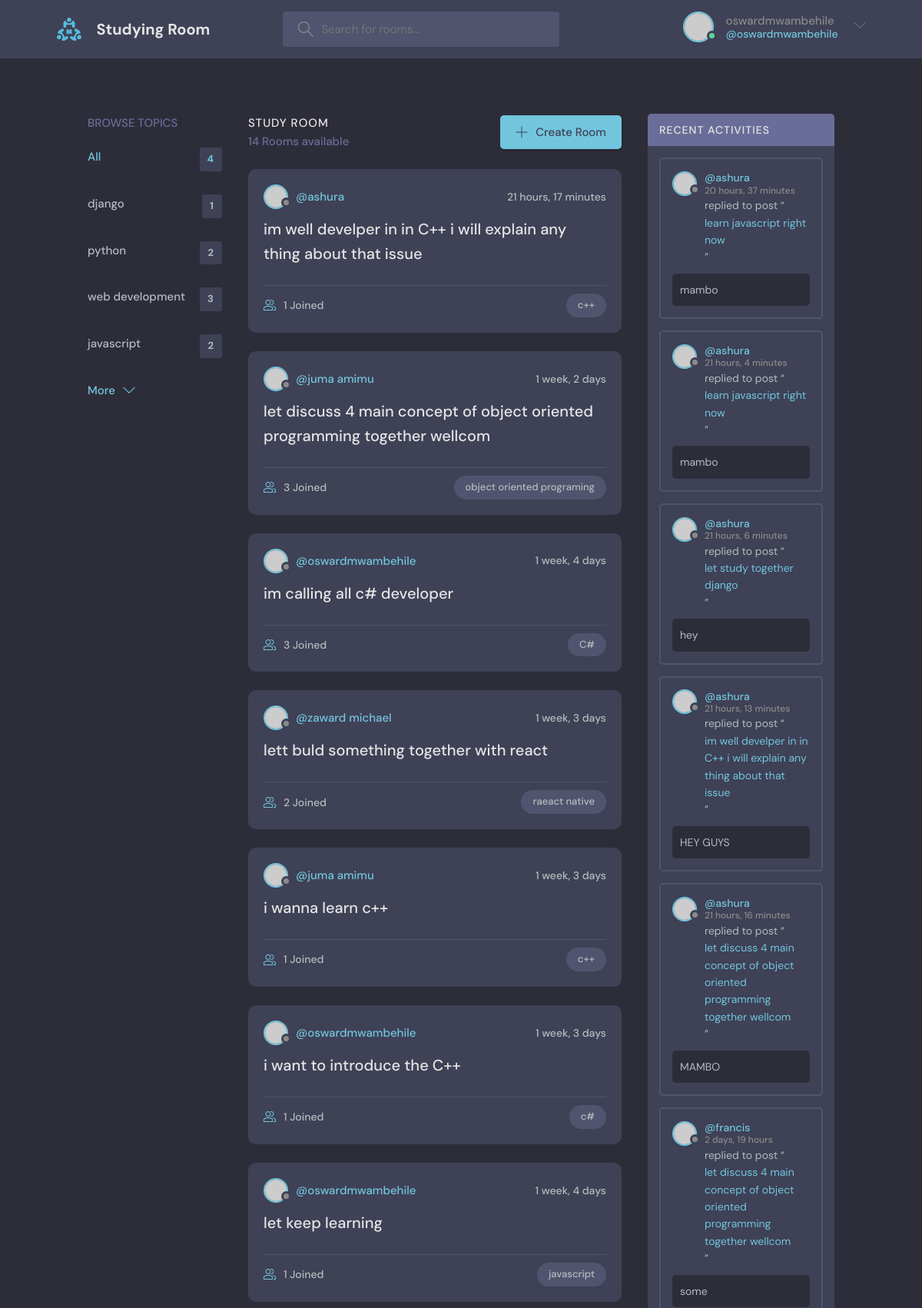
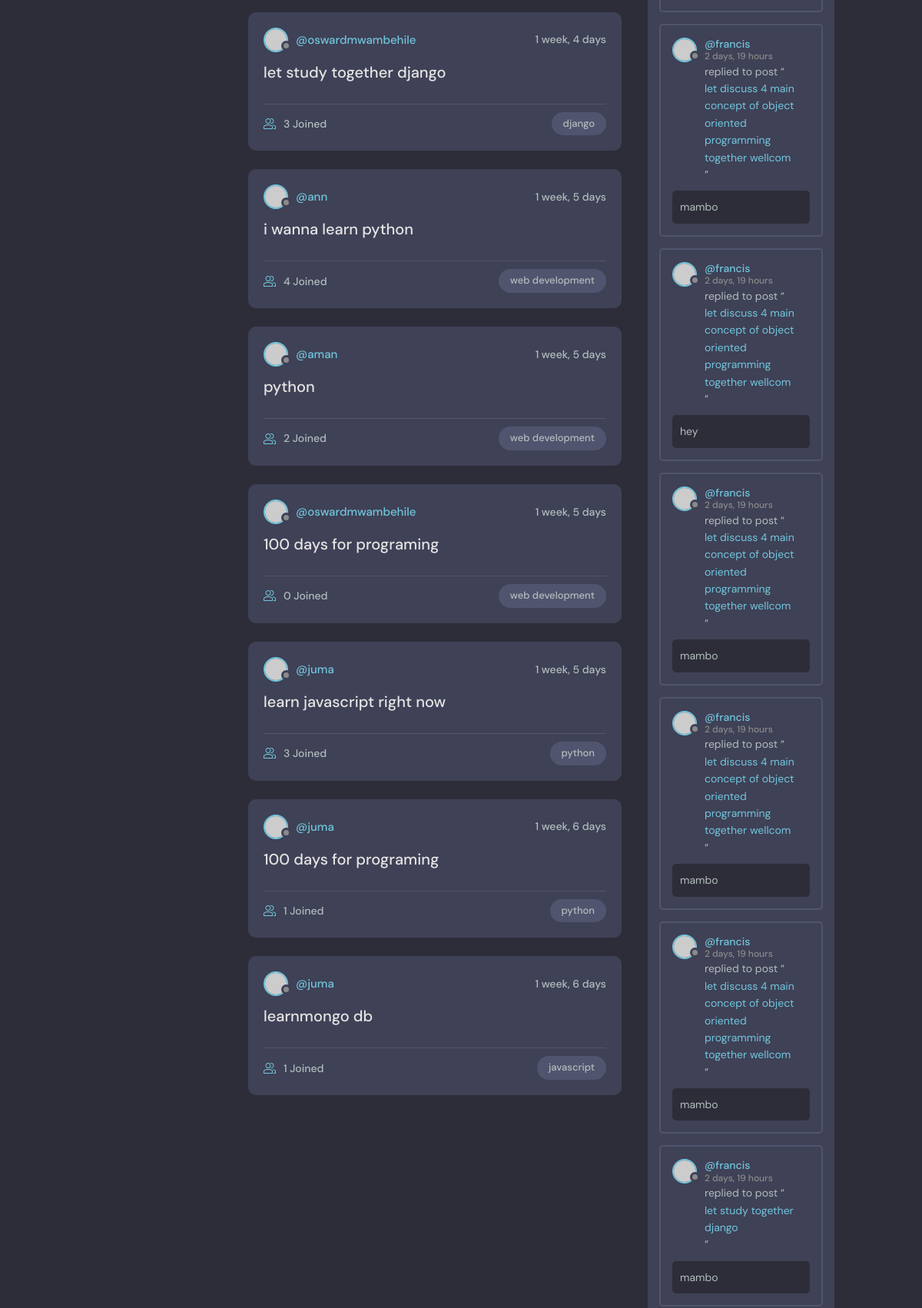
Page /home (signed in, upper part) on the committed database (2 pictures, top to bottom).
### studies/models.py (models this page shows, shortened)
class Topic(models.Model):
    name=models.CharField(max_length=200)

class Room(models.Model):
    host=models.ForeignKey(User, models.SET_NULL, null=True)
    topic=models.ForeignKey(Topic, on_delete=models.SET_NULL, null=True)
    name=models.CharField(max_length=200)
    description=models.TextField(null=True, blank=True)
    participants=models.ManyToManyField(User, related_name='participants',blank=True)
    updated=models.DateTimeField(auto_now=True)
    created_at= models.DateTimeField(auto_now_add=True)
    class Meta:
         ordering=['-updated','-created_at']
    def __str__(self):
        return self.name

class Message(models.Model):
    user=models.ForeignKey(User,on_delete=models.CASCADE)
    room=models.ForeignKey(Room, on_delete=models.CASCADE)
    body=models.TextField()
    updated=models.DateTimeField(auto_now=True)
    created_at=models.DateTimeField(auto_now_add=True)

### studies/views.py (the view)
# urls.py: path('home',views.home,name='home'),
def home(request):
    if request.user.is_authenticated:
         q=request.GET.get('q') if request.GET.get('q')!=None else ''
         rooms= Room.objects.filter(Q(topic__name__icontains=q)|
                               Q(name__icontains=q)|
                               Q(description__icontains=q)
                               )
         topics=Topic.objects.all()[0:4]
         room_count=rooms.count()
         room_message=Message.objects.filter(Q(room__name__icontains=q))
         return render(request,'home.html',{'rooms':rooms,'topics':topics,'room_count':room_count,'room_message':room_message})
    else:
        return redirect('login')

### templates/home.html (shortened to what this page needs)
{%extends 'base.html'%}
     {%block content%}
    <main class="layout layout--3">
      <div class="container">
        {% include 'topic_comp.html'%}
        <div class="roomList">
          <div class="roomList__header">
            <div>
              <h2>Study Room</h2>
              <p>{{room_count}}  Rooms available</p>
            </div>
            <a class="btn btn--main" href="{%url 'room_add'%}">
              <svg version="1.1" xmlns="http://www.w3.org/2000/svg" width="32" height="32" viewBox="0 0 32 32">
                <title>add</title>
                <path
                  d="M16.943 0.943h-1.885v14.115h-14.115v1.885h14.115v14.115h1.885v-14.115h14.115v-1.885h-14.115v-14.115z"
                ></path>
              </svg>
              Create Room
            </a>
          </div>
          {%include 'feed.html' %}
        </div>
         {%include 'activity_comp.html'%}
      </div>
    </main>
   {%endblock%}

### templates/nav.html (shortened to what this page needs)
{%load static%}
<header class="header header--loggedIn">
    <div class="container">
      <a href="{%url 'home'%}" class="header__logo">
        <img src="{% static 'images/logo.svg'%}" />
        <h1>Studying Room</h1>
      </a>
      <form class="header__search" method="get" action="{% url 'home'%}">
        <label>
          <input name="q" placeholder="Search for rooms..." />
        </label>
      </form>
      <nav class="header__menu">
        {%if user.is_authenticated%}
        <div class="header__user">
          <a href="{% url 'update-user'%}">
            <div class="avatar avatar--medium active">
              <img src="https://randomuser.me/api/portraits/men/37.jpg" />
            </div>
            <p>{{user.username}} <span>@{{user.username}}</span></p>
          </a>
          <button class="dropdown-button">
            <svg version="1.1" xmlns="http://www.w3.org/2000/svg" width="32" height="32" viewBox="0 0 32 32">
              <title>chevron-down</title>
              <path d="M16 21l-13-13h-3l16 16 16-16h-3l-13 13z"></path>
            </svg>
          </button>
        </div>
        {%else%}
          <a href="{%url 'login' %}">
          <img src="{%static 'images/avatar.svg'%}" />
          <p>Login</p>
        </a>
        {%endif%}
      </nav>
    </div>
  </header>

### templates/topic_comp.html
<div class="topics">
  <div class="topics__header">
    <h2>Browse Topics</h2>
  </div>
  <ul class="topics__list">
    <li>
      <a href="{%url 'home' %}" class="active">All <span>{{topics.count}}</span></a>
    </li>
    {%for topic in topics%}
    <li>
      <a href="{%url 'home' %}?q={{topic.name}}">{{topic.name}} <span>{{topic.room_set.all.count}}</span></a>
    </li>
    {%endfor%}
  </ul>
  <a class="btn btn--link" href="{%url 'topics'%}">
    More
    <svg version="1.1" xmlns="http://www.w3.org/2000/svg" width="32" height="32" viewBox="0 0 32 32">
      <title>chevron-down</title>
      <path d="M16 21l-13-13h-3l16 16 16-16h-3l-13 13z"></path>
    </svg>
  </a>
</div>

### templates/feed.html (shortened to what this page needs)
{% for room in rooms %}
<div class="roomListRoom">
    <div class="roomListRoom__header">
      <a href="{%url 'profile' room.host.id%}" class="roomListRoom__author">
        <div class="avatar avatar--small">
          <img src="https://randomuser.me/api/portraits/women/11.jpg" />
        </div>
        <span>@{{ room.host }}</span>
      </a>
      <div class="roomListRoom__actions">
        <span>{{room.created_at|timesince}}</span>
      </div>
    </div>
    <div class="roomListRoom__content">
      <a href="{%url 'room' room.id%}">{{room.name}}</a>
    </div>
    <div class="roomListRoom__meta">
      <a href="{%url 'room' room.id%}" class="roomListRoom__joined">
       {{room.participants.all.count}} Joined
      </a>
      <p class="roomListRoom__topic">{{room.topic.name}}</p>
    </div>
  </div>
  {% endfor %}

### templates/activity_comp.html (shortened to what this page needs)
<div class="activities">
    <div class="activities__header">
      <h2>Recent Activities</h2>
    </div>
    {% for message in room_message reversed%}
    <div class="activities__box">
      <div class="activities__boxHeader roomListRoom__header">
        <a href="{% url 'profile' message.user.id%}" class="roomListRoom__author">
          <div class="avatar avatar--small">
            <img src="https://randomuser.me/api/portraits/women/11.jpg" />
          </div>
          <p>
            @{{message.user}}
            <span>{{message.created_at|timesince}}</span>
          </p>
        </a>
      </div>
      <div class="activities__boxContent">
        <p>replied to post “<a href="{%url 'room' message.room.id %}">{{message.room}}</a>”</p>
        <div class="activities__boxRoomContent">
            {{message.body}}
        </div>
      </div>
    </div>
    {%endfor%}
  </div>

### rows in the picture
Topic: name "django", room_set.all.count "1"
Topic: name "python", room_set.all.count "2"
Topic: name "web development", room_set.all.count "3"
Topic: name "javascript", room_set.all.count "2"
Room: host "ashura", created_at "21 hours, 17 minutes", name "im well develper in in C++ i will explain any thing about that issue", participants.all.count "1", topic.name "c++"
Room: host "juma amimu", created_at "1 week, 2 days", name "let discuss 4 main concept of object oriented programming together wellcom", participants.all.count "3", topic.name "object oriented programing"
Room: host "oswardmwambehile", created_at "1 week, 4 days", name "im calling all c# developer", participants.all.count "3", topic.name "C#"
Room: host "zaward michael", created_at "1 week, 3 days", name "lett buld something together with react", participants.all.count "2", topic.name "raeact native"
Room: host "juma amimu", created_at "1 week, 3 days", name "i wanna learn c++", participants.all.count "1", topic.name "c++"
Room: host "oswardmwambehile", created_at "1 week, 3 days", name "i want to introduce the C++", participants.all.count "1", topic.name "c#"
Room: host "oswardmwambehile", created_at "1 week, 4 days", name "let keep learning", participants.all.count "1", topic.name "javascript"
Room: host "oswardmwambehile", created_at "1 week, 4 days", name "let study together django", participants.all.count "3", topic.name "django"
Room: host "ann", created_at "1 week, 5 days", name "i wanna learn python", participants.all.count "4", topic.name "web development"
Room: host "aman", created_at "1 week, 5 days", name "python", participants.all.count "2", topic.name "web development"
Room: host "oswardmwambehile", created_at "1 week, 5 days", name "100 days for programing", participants.all.count "0", topic.name "web development"
Room: host "juma", created_at "1 week, 5 days", name "learn javascript right now", participants.all.count "3", topic.name "python"
Room: host "juma", created_at "1 week, 6 days", name "100 days for programing", participants.all.count "1", topic.name "python"
Room: host "juma", created_at "1 week, 6 days", name "learnmongo db", participants.all.count "1", topic.name "javascript"
Message: user "ashura", created_at "20 hours, 37 minutes", room "learn javascript right now", body "mambo"
Message: user "ashura", created_at "21 hours, 4 minutes", room "learn javascript right now", body "mambo"
Message: user "ashura", created_at "21 hours, 6 minutes", room "let study together django", body "hey"
Message: user "ashura", created_at "21 hours, 13 minutes", room "im well develper in in C++ i will explain any thing about that issue", body "HEY GUYS"
Message: user "ashura", created_at "21 hours, 16 minutes", room "let discuss 4 main concept of object oriented programming together wellcom", body "MAMBO"
Message: user "francis", created_at "2 days, 19 hours", room "let discuss 4 main concept of object oriented programming together wellcom", body "some"
Message: user "francis", created_at "2 days, 19 hours", room "let discuss 4 main concept of object oriented programming together wellcom", body "mambo"
Message: user "francis", created_at "2 days, 19 hours", room "let discuss 4 main concept of object oriented programming together wellcom", body "hey"
Message: user "francis", created_at "2 days, 19 hours", room "let discuss 4 main concept of object oriented programming together wellcom", body "mambo"
Message: user "francis", created_at "2 days, 19 hours", room "let discuss 4 main concept of object oriented programming together wellcom", body "mambo"
Message: user "francis", created_at "2 days, 19 hours", room "let discuss 4 main concept of object oriented programming together wellcom", body "mambo"
Message: user "francis", created_at "2 days, 19 hours", room "let study together django", body "mambo"

### other values in the picture
{{ user.username }} "oswardmwambehile"
{{ topics.count }} "4"
{{ room_count }} "14"
